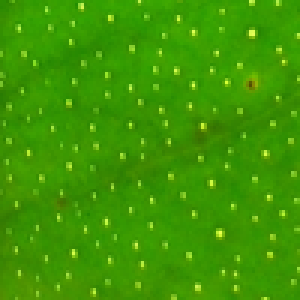
#> input picture ImagemTeste.png, 100 x 100 px (shown 3 times larger)
$ python ExemploLBP.py
#> lines starting #> are read from the running program, lines starting #| are printed output that depends on the picture
import matplotlib.image as mpimg
import numpy as np

# Carregar a imagem de entrada
imagem = mpimg.imread('ImagemTeste.png')
#> imagem is the input picture: shape (100, 100, 3) float32; mean R, G, B 0.242, 0.592, 0.0137
# Descobrir dimensões da imagem
forma = imagem.shape
#> forma = (100, 100, 3)
# A Entrada ta no intervalo [0,1]
# Para trabalhar com histograma deve ser [0, 255]
imagem = imagem * 255
# Converter a imagem em uint8
imagem = imagem.astype(np.uint8)

# Inicializa o vetor de caracteristicas com 0
# O vetor de caracteristica nesse caso é o histograma
# da imagem de entrada, 256 cores possiveis
hist = np.zeros(256)

# calcular o histograma consiste em contar o número
# de pixels de cada cor [0, 255]...
# Para isso deve iterar os pixels da imagem contando
for k in range(forma[2]):
    for i in range(1, forma[0] -1):
        for j in range(1, forma[1]-1):
            a = imagem[i][j] >= imagem[i-1][j-1]
            b = imagem[i][j] >= imagem[i-1][j]
            c = imagem[i][j] >= imagem[i-1][j+1]
            d = imagem[i][j] >= imagem[i][j-1]
            e = imagem[i][j] >= imagem[i][j+1]
            f = imagem[i][j] >= imagem[i+1][j-1]
            g = imagem[i][j] >= imagem[i+1][j]
            h = imagem[i][j] >= imagem[i+1][j+1]
            res = a * 1 + b * 2 + c * 4 + d * 8 + e * 16 + f * 32 + g * 64 + h * 128
            hist[res] += 1
#> after the loop, hist = 256 values, max 8427 at index 255, min 21 at index 165, mean 292.1

# Plotar o histograma da imagem
import matplotlib.pyplot as plt
plt.plot(hist)
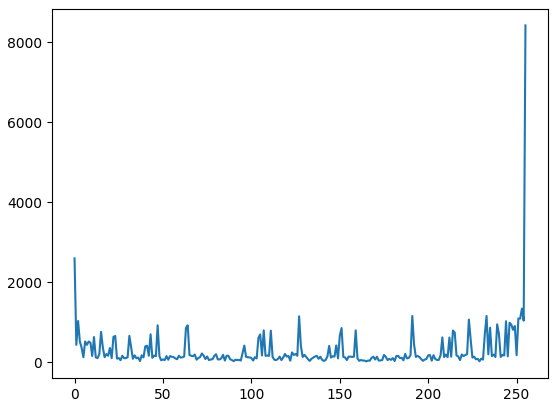
#> figure drawn by matplotlib, 1 panel; curve peaks at x = 255, y = 8427
